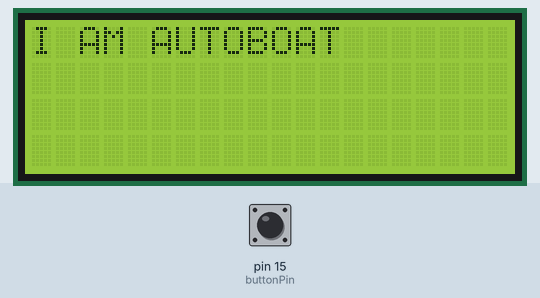
This sketch was run on a simulated Arduino Uno, built with avr-gcc and run on an emulated ATmega328P. On the bench: 20×4 character LCD. The test bench sets the inputs (shaded band); at power-on: pin 15 (buttonPin) LOW.

Above: at 1.2 s.
1.3 s: pin 15 (buttonPin) pulled HIGH for 0.15 s
At 1.42 s:
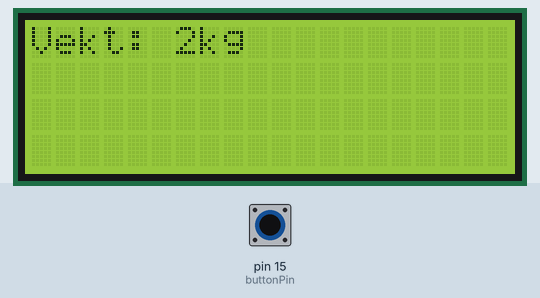
3.0 s: pin 15 (buttonPin) pulled HIGH for 3.2 s
Timing chart, 0 to 6.0 s (numbered marks = the images above; inputs shaded):
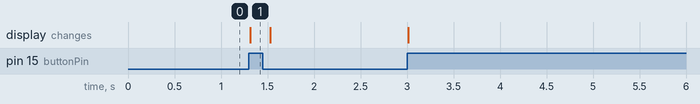

Measured:
- after the input at 1.3 s, the display: changes at once (image 1)

The sketch:

Vekt_kode.ino
```cpp
#include <LiquidCrystal_I2C.h>

// Initialiserer LCD-skjerm med adresse 0x27, 20 tegn, 4 rader
LiquidCrystal_I2C lcd(0x27, 20, 4);

// Definerer pinnen knappen er koblet til
const int buttonPin = 15;  // GPIO 15 brukes til knappen
int buttonState = 0;
int lastButtonState = 0;

void setup() {
  // Initialiserer LCD
  lcd.init();
  lcd.backlight();
  lcd.setCursor(0, 0);
  lcd.print("I AM AUTOBOAT");

  pinMode(buttonPin, INPUT); // Setter knapp-pinnen som input
}

void loop() {
  // Les statusen til knappen
  buttonState = digitalRead(buttonPin);

  // Sjekker om knappen er trykket (fra ikke trykket til trykket)
  if (buttonState == HIGH && lastButtonState == LOW) {
    lcd.clear(); // Tømmer skjermen
    lcd.setCursor(0, 0);
    lcd.print("Vekt: 2kg");
    lcd.setCursor(0, 1);
    delay(200); // Debounce forsinkelse
  }

  if (buttonState == LOW && lastButtonState == HIGH) {
    lcd.clear(); // Tømmer skjermen
    lcd.setCursor(0, 0);
    lcd.print("I AM AUTOBOAT");
    lcd.setCursor(0, 1);
    delay(200); // Debounce forsinkelse
  }

  // Oppdaterer knappens status
  lastButtonState = buttonState;
}
```
